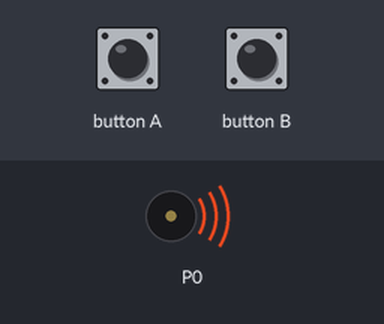
Simulated run of this program. Board: BBC micro:bit (MakeCode). On the bench: buzzer (waves = sounding). The test bench sets the inputs (shaded band).

Above: at 1.2 s.
1.3 s: button B pressed for 0.15 s
At 1.9 s:
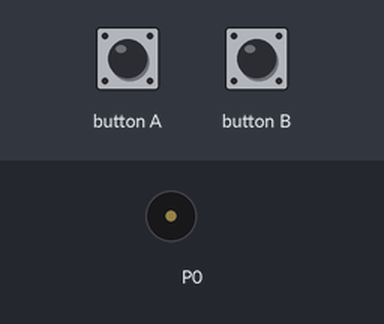
Timing chart, 0 to 4.3 s (numbered marks = the images above; inputs shaded):
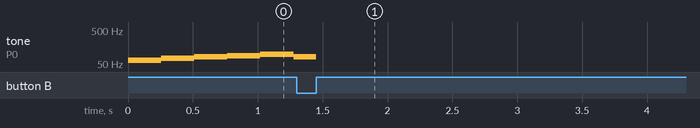

The program:

main.ts
```typescript
input.onButtonPressed(Button.A, function () {
    music.playSoundEffect(music.createSoundEffect(WaveShape.Square, 1378, 2136, 255, 255, 500, SoundExpressionEffect.Vibrato, InterpolationCurve.Linear), SoundExpressionPlayMode.UntilDone)
})
input.onButtonPressed(Button.B, function () {
    music.stopMelody(MelodyStopOptions.Background)
})
let i = images.createImage(`
    . . . . .
    # . . . .
    . . . . .
    . . . . .
    . . . . .
    `)
i.clear();
music.beginMelody([

    "C2:2", "D2:2","E2:2","F2:2", "G2:2","E2:2","G2:4",
    "G#2:2", "F2:2", "G#2:4",
    "G2:2", "E2:2", "G2:4",

    "C2:2", "D2:2", "E2:2", "F2:2", "G2:2", "E2:2", "G2:4",
    "G#2:2", "F2:2", "G#2:4",
    "G2:8",

    "C2:2", "D2:2", "E2:2", "F2:2", "G2:2", "E2:2", "G2:4",
    "G#2:2", "F2:2", "G#2:4",
    "G2:2", "E2:2", "G2:4",

    "C2:2", "D2:2", "E2:2", "F2:2", "G2:2", "E2:2", "G2:2","C3:2",
    "G2:2","E2:2","C2:2","E2:2","G2:8"

], MelodyOptions.ForeverInBackground)
```

test.ts
```typescript
// Tady jsou testy. Při použití tohoto balíčku jako rozšíření nebude zkompilováno.
```
